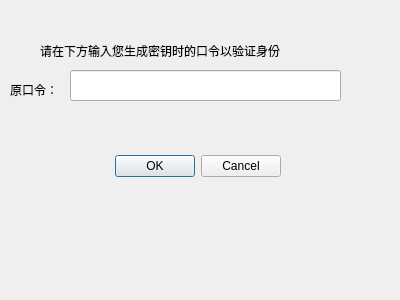
<?xml version="1.0" encoding="UTF-8"?>
<ui version="4.0">
 <class>infoverify</class>
 <widget class="QDialog" name="infoverify">
  <property name="geometry">
   <rect>
    <x>0</x>
    <y>0</y>
    <width>400</width>
    <height>300</height>
   </rect>
  </property>
  <property name="windowTitle">
   <string>Dialog</string>
  </property>
  <widget class="QDialogButtonBox" name="btnbox_infoverify">
   <property name="geometry">
    <rect>
     <x>-60</x>
     <y>150</y>
     <width>341</width>
     <height>32</height>
    </rect>
   </property>
   <property name="orientation">
    <enum>Qt::Horizontal</enum>
   </property>
   <property name="standardButtons">
    <set>QDialogButtonBox::Cancel|QDialogButtonBox::Ok</set>
   </property>
  </widget>
  <widget class="QLabel" name="label_infoverify">
   <property name="geometry">
    <rect>
     <x>40</x>
     <y>40</y>
     <width>301</width>
     <height>21</height>
    </rect>
   </property>
   <property name="text">
    <string>请在下方输入您生成密钥时的口令以验证身份</string>
   </property>
  </widget>
  <widget class="QLineEdit" name="input_infoverify">
   <property name="geometry">
    <rect>
     <x>70</x>
     <y>70</y>
     <width>271</width>
     <height>31</height>
    </rect>
   </property>
  </widget>
  <widget class="QLabel" name="label_password">
   <property name="geometry">
    <rect>
     <x>10</x>
     <y>80</y>
     <width>61</width>
     <height>20</height>
    </rect>
   </property>
   <property name="text">
    <string>原口令：</string>
   </property>
  </widget>
 </widget>
 <resources/>
 <connections>
  <connection>
   <sender>btnbox_infoverify</sender>
   <signal>accepted()</signal>
   <receiver>infoverify</receiver>
   <slot>accept()</slot>
   <hints>
    <hint type="sourcelabel">
     <x>248</x>
     <y>254</y>
    </hint>
    <hint type="destinationlabel">
     <x>157</x>
     <y>274</y>
    </hint>
   </hints>
  </connection>
  <connection>
   <sender>btnbox_infoverify</sender>
   <signal>rejected()</signal>
   <receiver>infoverify</receiver>
   <slot>reject()</slot>
   <hints>
    <hint type="sourcelabel">
     <x>316</x>
     <y>260</y>
    </hint>
    <hint type="destinationlabel">
     <x>286</x>
     <y>274</y>
    </hint>
   </hints>
  </connection>
 </connections>
</ui>
